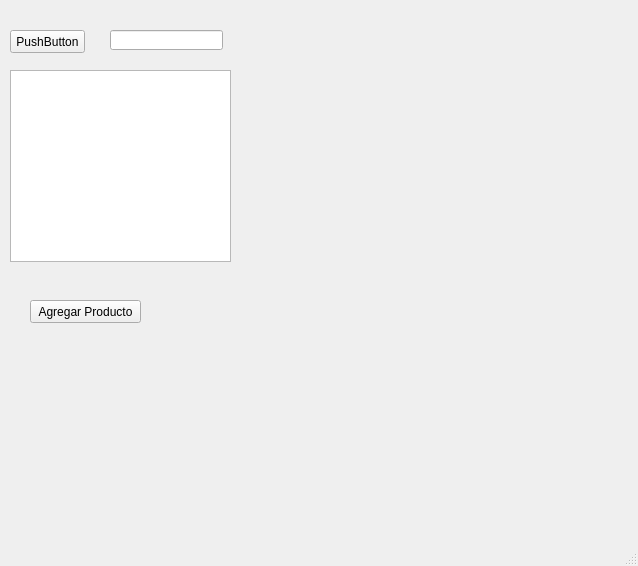
<?xml version="1.0" encoding="UTF-8"?>
<ui version="4.0">
 <class>MainWindow</class>
 <widget class="QMainWindow" name="MainWindow">
  <property name="geometry">
   <rect>
    <x>0</x>
    <y>0</y>
    <width>638</width>
    <height>566</height>
   </rect>
  </property>
  <property name="windowTitle">
   <string>MainWindow</string>
  </property>
  <widget class="QWidget" name="centralwidget">
   <widget class="QPushButton" name="pushButton">
    <property name="geometry">
     <rect>
      <x>30</x>
      <y>300</y>
      <width>111</width>
      <height>23</height>
     </rect>
    </property>
    <property name="text">
     <string>Agregar Producto</string>
    </property>
   </widget>
   <widget class="QLineEdit" name="lineEdit">
    <property name="geometry">
     <rect>
      <x>110</x>
      <y>30</y>
      <width>113</width>
      <height>20</height>
     </rect>
    </property>
   </widget>
   <widget class="QPushButton" name="pushButton_2">
    <property name="geometry">
     <rect>
      <x>10</x>
      <y>30</y>
      <width>75</width>
      <height>23</height>
     </rect>
    </property>
    <property name="text">
     <string>PushButton</string>
    </property>
   </widget>
   <widget class="QListView" name="listView">
    <property name="geometry">
     <rect>
      <x>10</x>
      <y>70</y>
      <width>221</width>
      <height>192</height>
     </rect>
    </property>
   </widget>
  </widget>
  <widget class="QMenuBar" name="menubar">
   <property name="geometry">
    <rect>
     <x>0</x>
     <y>0</y>
     <width>638</width>
     <height>21</height>
    </rect>
   </property>
  </widget>
  <widget class="QStatusBar" name="statusbar"/>
 </widget>
 <resources/>
 <connections/>
</ui>
